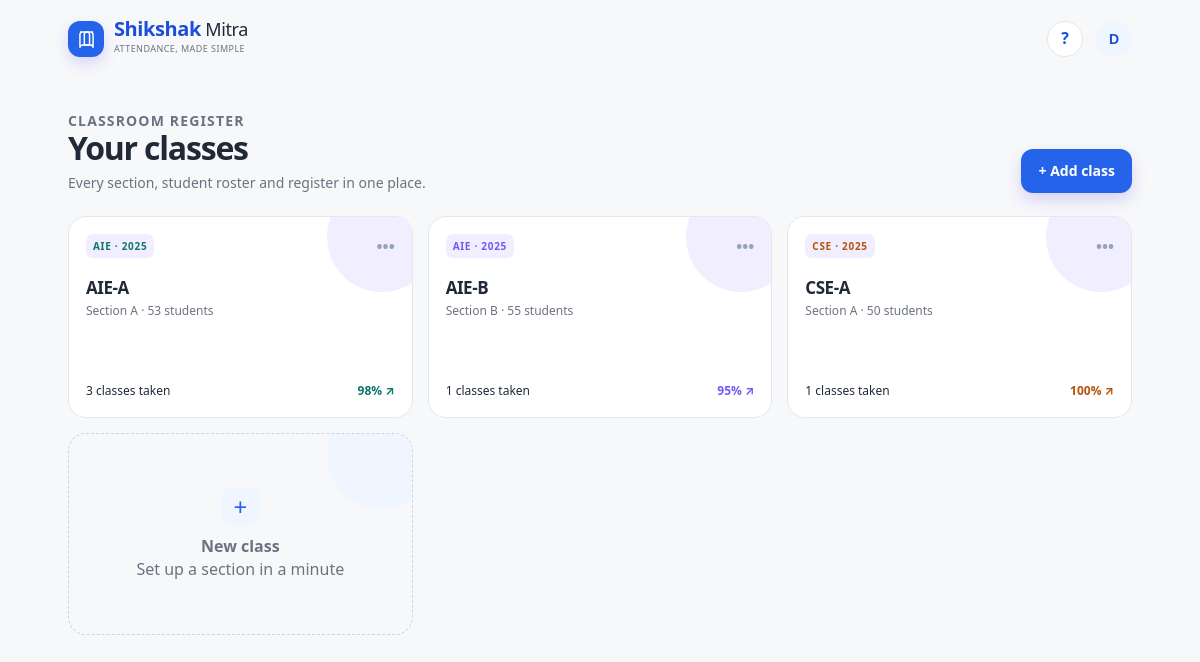
Page /classes/ (signed in) on the committed database.
### academy/models.py (models this page shows, shortened)
class CourseClass(models.Model):
    class Branch(models.TextChoices):
        AIE = "AIE", "AIE · Artificial Intelligence Engineering"
        CSE = "CSE", "CSE · Computer Science Engineering"
        CCE = "CCE", "CCE · Computer & Communication Engineering"
        AIDS = "AIDS", "AIDS · AI & Data Science"
        QC = "QC", "QC · Quantum Computing"
        ECE = "ECE", "ECE · Electronics & Communication Engineering"
        CUSTOM = "CUSTOM", "Custom programme"
    SCHOOL_PREFIX = {
        "AIE": "AV.SC.U4", "CSE": "AV.SC.U4",
        "CCE": "AV.EN.U4", "AIDS": "AV.EN.U4",
        "QC": "AV.EN.U4", "ECE": "AV.EN.U4", "CUSTOM": "AV.U4",
    }
    teacher = models.ForeignKey(settings.AUTH_USER_MODEL, on_delete=models.CASCADE, related_name="teaching_classes")
    name = models.CharField(max_length=100)
    branch = models.CharField(max_length=10, choices=Branch.choices)
    batch_year = models.PositiveSmallIntegerField()
    section = models.CharField(max_length=1, default="A")
    student_count = models.PositiveSmallIntegerField(default=0)
    colour = models.CharField(max_length=7, default="#6D4AFF")
    is_archived = models.BooleanField(default=False)
    created_at = models.DateTimeField(auto_now_add=True)
    class Meta:
        ordering = ["branch", "batch_year", "section", "name"]
        constraints = [
            models.UniqueConstraint(fields=["teacher", "name"], name="unique_class_name_per_teacher"),
        ]

### academy/views.py (the view)
# urls.py: path("classes/", views.class_list, name="class_list"),
@teacher_required
def class_list(request):
    classes = CourseClass.objects.filter(teacher=request.user).prefetch_related("students", "attendance_sessions")
    cards = [{"course_class": item, "stats": _class_stats(item)} for item in classes]
    return render(request, "academy/classes.html", {"cards": cards})

### academy/templates/academy/classes.html (shortened to what this page needs)
{% extends 'academy/base.html' %}
{% block content %}
<div class="page-heading">
  <div><p class="eyebrow">Classroom register</p><h1>Your classes</h1><p>Every section, student roster and register in one place.</p></div>
  <a class="btn btn-primary" href="{% url 'create_class' %}">+ Add class</a>
</div>
<div class="class-cards">
  {% for item in cards %}
  <a class="class-card" href="{% url 'class_detail' item.course_class.id %}" style="--accent:{{ item.course_class.colour }};--tint:#f1eeff">
    <div class="class-card-top"><span class="branch-badge">{{ item.course_class.branch }} · {{ item.course_class.batch_year }}</span><span class="three-dots">•••</span></div>
    <h2>{{ item.course_class.name }}</h2>
    <p>Section {{ item.course_class.section }} · {{ item.stats.students }} students</p>
    <div class="class-card-footer"><span>{{ item.stats.sessions }} classes taken</span><strong>{{ item.stats.overall_rate }}% ↗</strong></div>
  </a>
  {% endfor %}
  <a class="class-card empty-card" href="{% url 'create_class' %}"><span class="plus">+</span><strong>New class</strong><span>Set up a section in a minute</span></a>
</div>
{% endblock %}

### academy/templates/academy/base.html (shortened to what this page needs)
{% load static %}
<!doctype html>
<html lang="en">
<head>
  <link rel="stylesheet" href="{% static 'academy/styles.css' %}">
</head>
<body>
  <div class="shell">
    <header class="topbar">
      <a class="brand" href="{% url 'dashboard' %}" aria-label="Shikshak Mitra home">
        <span class="brand-mark" aria-hidden="true">
          <svg viewBox="0 0 24 24"><path d="M4.5 4.5h8a3 3 0 0 1 3 3v12h-8a3 3 0 0 0-3 3v-15a3 3 0 0 1 3-3Z"/><path d="M19.5 4.5h-7a3 3 0 0 0-3 3v12h7a3 3 0 0 1 3 3v-15a3 3 0 0 0-3-3Z"/></svg>
        </span>
        <span><b>Shikshak</b> Mitra<small>Attendance, made simple</small></span>
      </a>
      <div class="top-actions">
        <a class="icon-button hide-mobile" title="Help" href="#guide">?</a>
        <button class="avatar" type="button" aria-label="Teacher profile">{{ request.user.first_name|default:"T"|slice:":1"|upper }}</button>
      </div>
    </header>
    <main class="main-content">
      {% block content %}{% endblock %}
    </main>
  </div>
</body>
</html>

### academy/static/academy/styles.css (style rules this page uses)
:root { --ink:#1f2937;--muted:#6b7280;--canvas:#f7f8fa;--card:#fff;--line:#e5e7eb;--purple:#2563eb;--purple-deep:#1d4ed8;--lavender:#eff6ff;--mint:#ecfdf5;--green:#15803d;--coral:#fef2f2;--red:#b91c1c;--amber:#b45309;--shadow:0 5px 16px rgba(15,23,42,.06);--radius:14px }
* { box-sizing:border-box }
html { background:var(--canvas);scroll-behavior:smooth }
body { margin:0;background:var(--canvas);font-family:system-ui,-apple-system,BlinkMacSystemFont,'Segoe UI',sans-serif;color:var(--ink);line-height:1.4 }
.shell { width:min(1120px,100%);margin:auto;min-height:100vh }
.topbar { height:78px;display:flex;align-items:center;justify-content:space-between;padding:0 28px;border-bottom:1px solid transparent }
.brand { display:inline-flex;align-items:center;gap:10px;color:var(--ink);text-decoration:none;font-size:18px;line-height:16px;letter-spacing:-.4px }
.brand b { font-family:inherit;color:var(--purple-deep);font-size:20px }
.brand small { display:block;font-size:9px;color:var(--muted);letter-spacing:.45px;text-transform:uppercase;margin-top:4px }
.brand-mark { display:grid;place-items:center;width:36px;height:36px;border-radius:12px;background:var(--purple);color:#fff;box-shadow:0 6px 14px rgba(113,87,247,.22) }
.brand-mark svg { width:21px;height:21px;fill:none;stroke:currentColor;stroke-width:1.7 }
.top-actions { display:flex;align-items:center;gap:13px }
.icon-button,.avatar { height:36px;width:36px;border:1px solid var(--line);border-radius:50%;display:grid;place-items:center;background:#fff;color:var(--purple-deep);font-weight:700;text-decoration:none;cursor:pointer }
.avatar { background:var(--lavender);border:0;font-size:14px }
.main-content { padding:13px 28px 92px }
.eyebrow { font-size:11px;color:var(--purple-deep);font-weight:700;letter-spacing:1.15px;text-transform:uppercase;margin:0 0 5px }
.page-heading { display:flex;justify-content:space-between;align-items:end;gap:18px;margin:12px 0 23px }
.page-heading h1 { font-family:inherit;font-size:32px;letter-spacing:-1.2px;line-height:1.08;margin:0 }
.page-heading p { color:var(--muted);margin:8px 0 0;font-size:14px }
.btn { border:0;border-radius:12px;min-height:44px;padding:0 17px;display:inline-flex;align-items:center;justify-content:center;gap:8px;text-decoration:none;font-family:inherit;font-size:14px;font-weight:700;cursor:pointer;transition:transform .15s,box-shadow .15s,background .15s }
.btn-primary { background:var(--purple);color:#fff;box-shadow:0 7px 15px rgba(104,79,224,.22) }
.class-cards { display:grid;grid-template-columns:repeat(3,1fr);gap:15px }
.class-card { position:relative;overflow:hidden;display:flex;flex-direction:column;min-height:202px;border:1px solid var(--line);border-radius:18px;background:#fff;color:var(--ink);text-decoration:none;padding:17px;transition:transform .16s,box-shadow .16s }
.class-card:after { content:"";position:absolute;right:-25px;top:-35px;height:110px;width:110px;border-radius:50%;background:var(--tint,#eff6ff) }
.class-card-top { display:flex;align-items:center;justify-content:space-between;z-index:1 }
.branch-badge { font-size:10px;font-weight:800;letter-spacing:.7px;border-radius:7px;padding:5px 7px;background:var(--tint,#eff6ff);color:var(--accent,#2563eb) }
.three-dots { font-weight:bold;color:#94a3b8 }
.class-card h2 { position:relative;z-index:1;font-size:17px;line-height:1.2;letter-spacing:-.45px;margin:20px 0 5px;max-width:85% }
.class-card p { font-size:12px;color:var(--muted);margin:0 }
.class-card-footer { margin-top:auto;display:flex;justify-content:space-between;align-items:center;font-size:12px }
.class-card-footer strong { color:var(--accent,#2563eb) }
.empty-card { border:1.5px dashed #cbd5e1;background:transparent;align-items:center;justify-content:center;text-align:center;color:var(--muted) }
.empty-card .plus { height:39px;width:39px;display:grid;place-items:center;border-radius:12px;background:var(--lavender);color:var(--purple);font-size:24px;margin-bottom:9px }

### rows in the picture
CourseClass: course_class.branch "AIE", course_class.batch_year "2025", course_class.name "AIE-A", course_class.section "A", stats.students "53", stats.sessions "3", stats.overall_rate "98"
CourseClass: course_class.branch "AIE", course_class.batch_year "2025", course_class.name "AIE-B", course_class.section "B", stats.students "55", stats.sessions "1", stats.overall_rate "95"
CourseClass: course_class.branch "CSE", course_class.batch_year "2025", course_class.name "CSE-A", course_class.section "A", stats.students "50", stats.sessions "1", stats.overall_rate "100"

### other values in the picture
{{ request.user.first_name|default:"T"|slice:":1"|upper }} "D"
